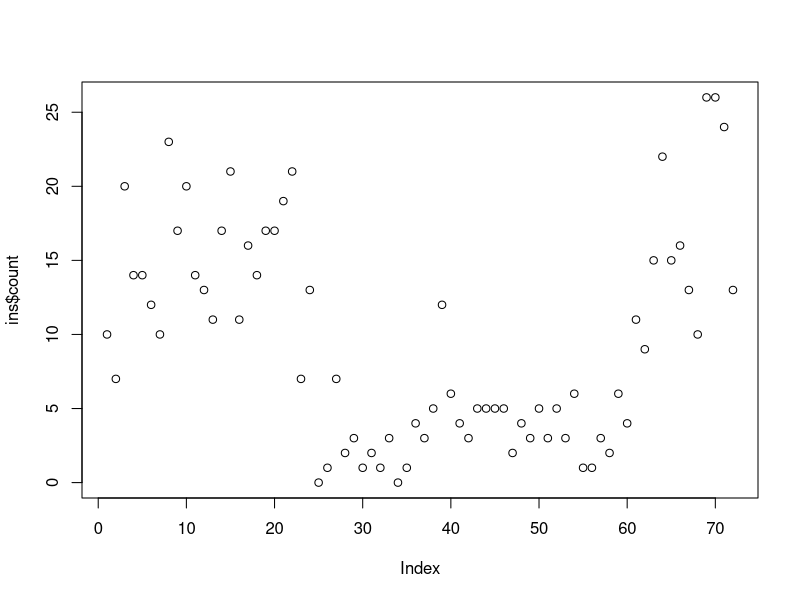

This chart was generated by the following R code: (Note: this script raises an error after producing the figure.)
ins<-datasets::InsectSprays
head(ins,10)
tail(ins,10)
summary(ins)
summary(ins$count)
summary(ins$spray)
plot(ins$count)
plogis(ins$spray)
plot.design(ins$spray)
plot(ins$spray)
barplot(ins$count)
barplot(ins$spray)
boxplot(ins$count)
boxplot(ins$spray)
hist(ins$count)
hist(ins$spray)
